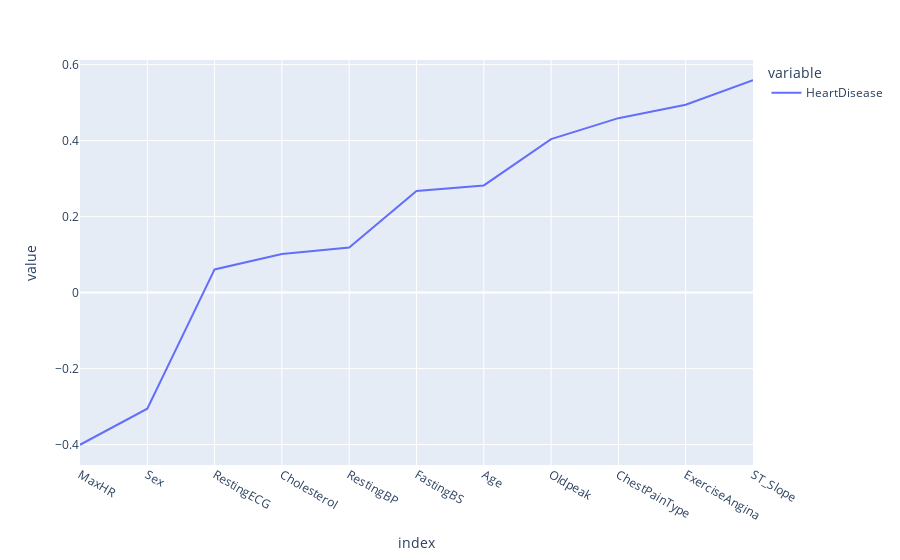

Source (notebook cell):
### Code cell
px.line(heart_df.corr()['HeartDisease'][:-1].sort_values())

### Figure 1 — Plotly figure (JSON) as saved in the notebook; plotly's stock layout.template omitted (floating-point values rounded to 4 significant figures)
{"data": [{"hovertemplate": "variable=HeartDisease<br>index=%{x}<br>value=%{y}<extra></extra>", "legendgroup": "HeartDisease", "line": {"color": "#636efa", "dash": "solid"}, "marker": {"symbol": "circle"}, "mode": "lines", "name": "HeartDisease", "orientation": "v", "showlegend": true, "type": "scatter", "x": ["MaxHR", "Sex", "RestingECG", "Cholesterol", "RestingBP", "FastingBS", "Age", "Oldpeak", "ChestPainType", "ExerciseAngina", "ST_Slope"], "xaxis": "x", "y": [-0.4004, -0.3054, 0.06101, 0.1013, 0.1183, 0.2673, 0.282, 0.404, 0.459, 0.4943, 0.5588], "yaxis": "y"}], "layout": {"legend": {"title": {"text": "variable"}, "tracegroupgap": 0}, "margin": {"t": 60}, "xaxis": {"anchor": "y", "domain": [0, 1], "title": {"text": "index"}}, "yaxis": {"anchor": "x", "domain": [0, 1], "title": {"text": "value"}}}}
